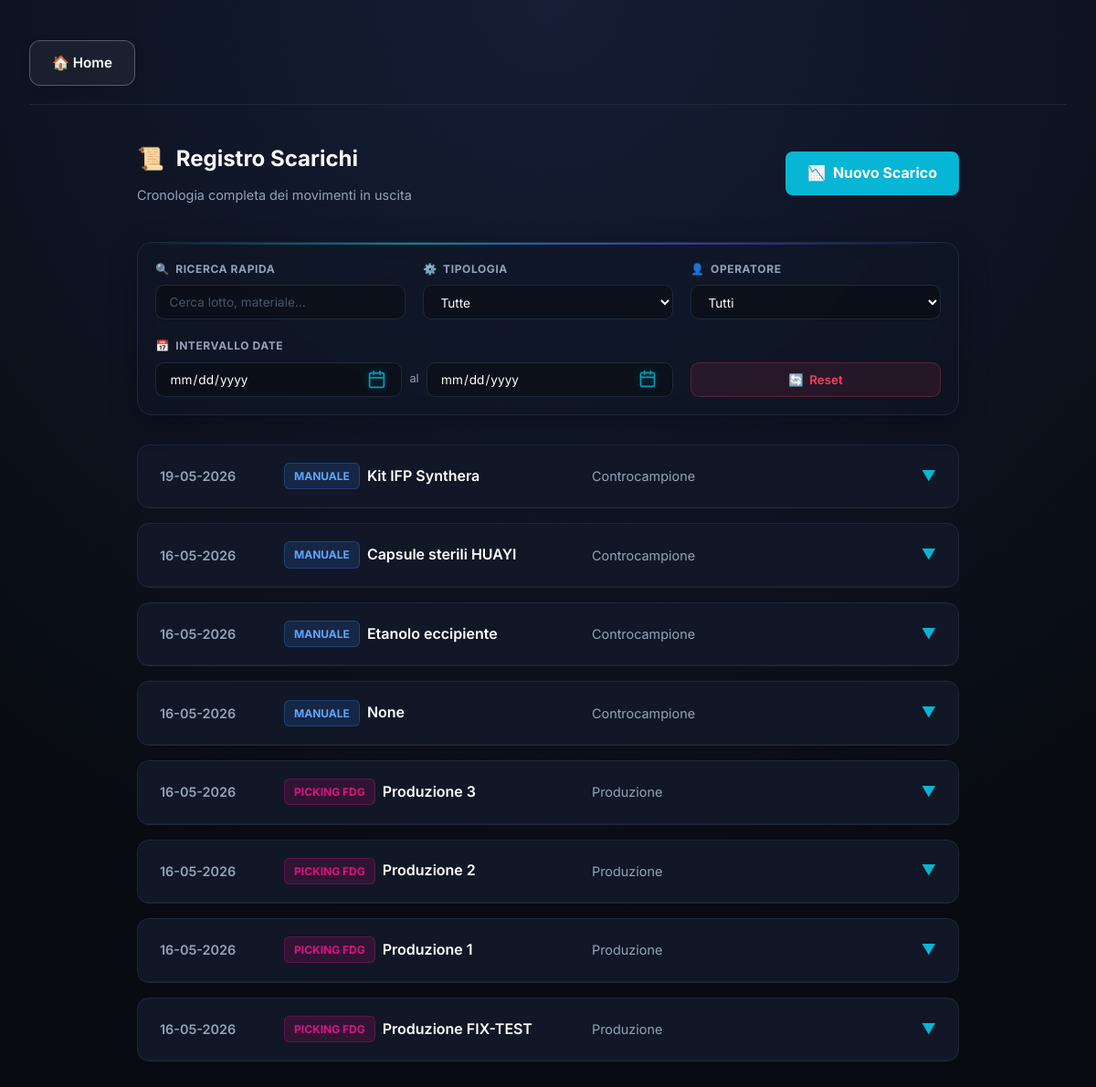
The page /storico_scarichi on the database as committed earlier.
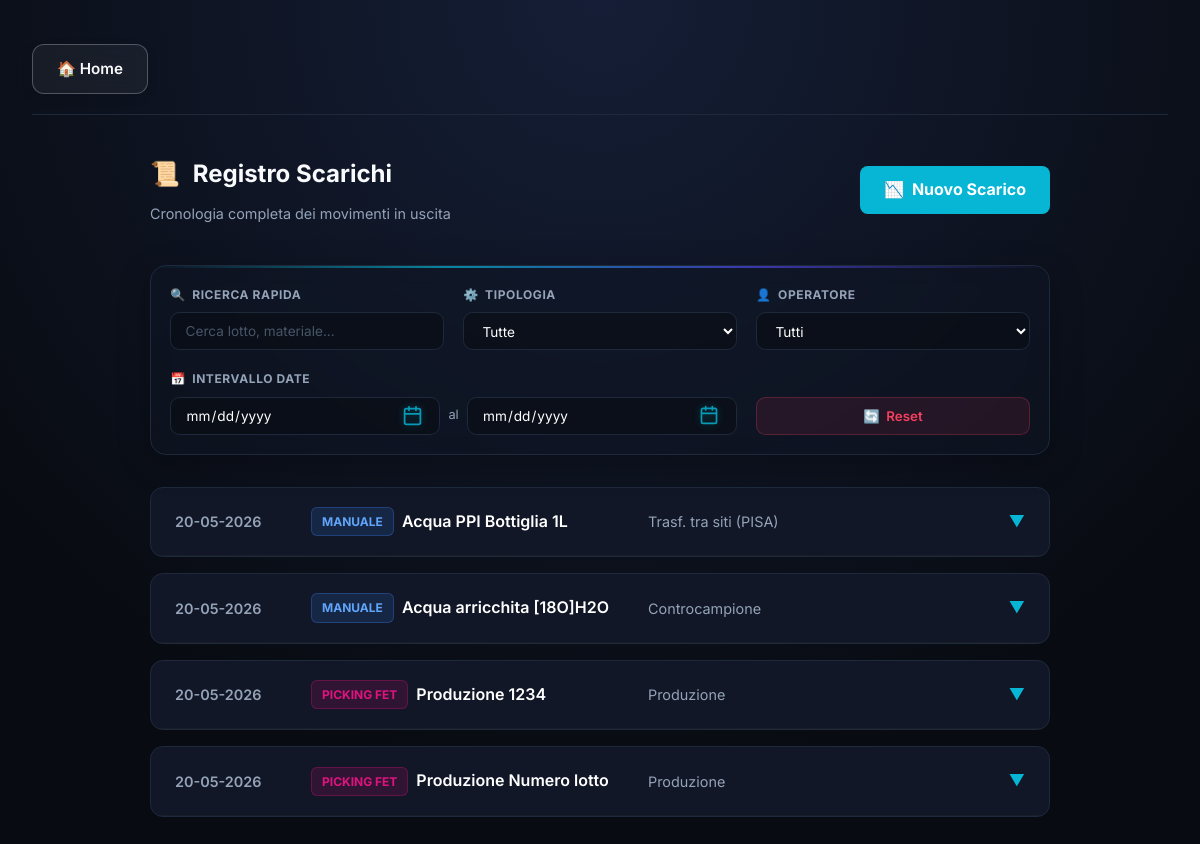
The same page on the database as committed later.
### tables this page shows
CREATE TABLE Scarichi (
    id INTEGER PRIMARY KEY AUTOINCREMENT,
    data TEXT,
    lotto_interno TEXT,
    causale TEXT,
    lotto_prod TEXT,
    quantita FLOAT,
    operatore TEXT,
    materiale_codice TEXT,
    controcampione_lotto TEXT, data_ultimo_utilizzo TEXT,
    FOREIGN KEY (lotto_interno) REFERENCES Lotti_Interni(lotto_interno),
    FOREIGN KEY (materiale_codice) REFERENCES Elenco_MP(codice)
);

CREATE TABLE Elenco_MP (
            codice TEXT PRIMARY KEY,
            nome_mp TEXT,
            nome_file TEXT,
            unita_misura TEXT,
            nome_etichetta TEXT,
            uso TEXT,
            codice_fornitore TEXT,
            controcampione TEXT,
            distribuzione TEXT
        , scorta_minima FLOAT DEFAULT 0, ordine_magazzino INTEGER DEFAULT 999, categoria_magazzino TEXT);

### app.py (the view)
@app.route('/storico_scarichi')
def storico_scarichi():
    conn = get_db_connection()
    scarichi_rows = conn.execute('''
        SELECT S.*, M.nome_mp, L.data_scadenza
        FROM Scarichi S
        LEFT JOIN Elenco_MP M ON S.materiale_codice = M.codice
        LEFT JOIN Lotti_Interni L ON S.lotto_interno = L.lotto_interno
        ORDER BY S.data DESC, S.id DESC
    ''').fetchall()
    grouped_list = []
    fdg_groups = {}
    for row in scarichi_rows:
        r = dict(row)
        if r['lotto_prod']:
            key = (r['data'], r['lotto_prod'])
            if key not in fdg_groups:
                fdg_groups[key] = {
                    'id': f"fdg_{r['lotto_prod']}_{r['data'].replace('-', '')}",
                    'data': r['data'],
                    'operatore': r['operatore'],
                    'lotto_prod': r['lotto_prod'],
                    'causale': r['causale'],
                    'tipologia': 'Picking FDG',
                    'materiale_nome': f"Produzione {r['lotto_prod']}",
                    'dettagli': []
                }
            fdg_groups[key]['dettagli'].append(r)
            if r['materiale_codice'] in ('4599', '4600', '4601', '5694', '4602'):
                fdg_groups[key]['tipologia'] = 'Picking FDG TRASIS'
            elif r['materiale_codice'] in ('5734', '5736', '5735', '5780', '5177'):
                fdg_groups[key]['tipologia'] = 'Picking FBB TRASIS'
            elif r['materiale_codice'] in ('5612', '5611', '5614', '5613', '2073', '4486', '5686', '5659', '5679', '3136', '2691', '5584'):
                fdg_groups[key]['tipologia'] = 'Picking FET'
            elif r['materiale_codice'] in ('4482', '4483', '4484', '4523', '4487', '4485', '3945', '4491', '4622'):
                fdg_groups[key]['tipologia'] = 'Picking DOTA'
            elif r['materiale_codice'] in ('5365', '5366', '5368', '5367', '5585', '63'):
                fdg_groups[key]['tipologia'] = 'Picking PYL'
            elif r['materiale_codice'] in ('5653', '5652', '5651'):
                fdg_groups[key]['tipologia'] = 'Picking FCH'
            elif r['materiale_codice'] in ('4663',):
                fdg_groups[key]['tipologia'] = 'Picking FMC KIT ACC'
            elif r['materiale_codice'] in ('2266', '2267', '2070', '2263', '2264', '2265', '2046', '2262', '2273', '2381', '2071', '3209'):
                fdg_groups[key]['tipologia'] = 'Picking FMC'
            elif r['materiale_codice'] in ('2730', '2731', '2812', '4636'):
                fdg_groups[key]['tipologia'] = 'Picking FBB'
        else:
            grouped_list.append({
                'id': f"man_{r['id']}",
                'data': r['data'],
                'operatore': r['operatore'],
                'lotto_prod': None,
                'causale': r['causale'],
                'tipologia': 'Manuale',
                'materiale_nome': r['nome_mp'],
                'dettagli': [r]
            })
    for group in fdg_groups.values():
        grouped_list.append(group)
    grouped_list.sort(key=lambda x: x['data'], reverse=True)
    conn.close()
    return render_template('storico_scarichi.html', scarichi=grouped_list)

### app.py (called while the page is built)
def get_db_connection():
    conn = sqlite3.connect(DB_PATH)
    conn.row_factory = sqlite3.Row
    return conn

@app.template_filter('dateformat')
def dateformat_filter(value, format='%d-%m-%Y'):
    if not value or value == '-':
        return value
    try:
        dt = datetime.strptime(value, '%Y-%m-%d')
        return dt.strftime(format)
    except:
        return value

### templates/storico_scarichi.html (shortened to what this page needs)
{% extends 'base.html' %}
{% block content %}
<div class="history-container">
    <div style="display: flex; justify-content: space-between; align-items: center; margin-bottom: 2.5rem;">
        <div>
            <h2 style="margin-bottom: 0.5rem; display: flex; align-items: center; gap: 0.8rem;">
                <span style="color: var(--accent-color);">📜</span> Registro Scarichi
            </h2>
            <p style="color: var(--text-secondary); font-size: 0.9rem;">Cronologia completa dei movimenti in uscita</p>
        </div>
        <a href="{{ url_for('scarico_manuale') }}" class="btn-new">
            <span>📉</span> Nuovo Scarico
        </a>
    </div>
    <div class="filter-panel">
        <div class="filter-group">
            <label><span>🔍</span> Ricerca Rapida</label>
            <input type="text" id="search-text" class="filter-input" placeholder="Cerca lotto, materiale...">
        </div>
        <div class="filter-group">
            <label><span>⚙️</span> Tipologia</label>
            <select id="filter-tipologia" class="filter-select">
                <option value="">Tutte</option>
            </select>
        </div>
        <div class="filter-group">
            <label><span>👤</span> Operatore</label>
            <select id="filter-operatore" class="filter-select">
                <option value="">Tutti</option>
            </select>
        </div>
        <div class="filter-group" style="grid-column: span 2;">
            <label><span>📅</span> Intervallo Date</label>
            <div class="date-range-container">
                <input type="date" id="filter-date-from" class="filter-input">
                <span class="date-separator">al</span>
                <input type="date" id="filter-date-to" class="filter-input">
            </div>
        </div>
        <div class="filter-group" style="min-width: 100px;">
            <button id="btn-clear-filters" class="btn-clear">
                <span>🔄</span> Reset
            </button>
        </div>
    </div>
    {% for group in scarichi %}
    <div class="history-card" id="{{ group.id }}" onclick="toggleDetails(this)"
         data-tipologia="{{ group.tipologia }}"
         data-operatore="{{ group.operatore }}"
         data-data="{{ group.data }}"
         data-materiale="{{ group.materiale_nome | lower }}"
         data-causale="{{ group.causale | lower if group.causale else '' }}"
         data-lottoprod="{{ group.lotto_prod | lower if group.lotto_prod else '' }}"
         data-lotti="{{ group.dettagli | map(attribute='lotto_interno') | join(',') | lower }}">
        <div class="card-header">
            <div class="card-date">{{ group.data | dateformat }}</div>
            <div class="card-type">
                <span class="type-badge {{ 'badge-man' if group.tipologia == 'Manuale' else 'badge-fdg' }}">
                    {{ group.tipologia }}
                </span>
                <span style="font-weight: 600; color: white;">{{ group.materiale_nome }}</span>
            </div>
            <div class="card-causale">{{ group.causale }}</div>
            <div class="card-arrow">▼</div>
        </div>
        <div class="card-details">
        </div>
    </div>
    {% endfor %}
</div>
{% endblock %}

Rows that differ between the two databases and show on the page:
removed Scarichi: data "19-05-2026", tipologia "MANUALE", materiale_nome "Kit IFP Synthera", causale "Controcampione"
no longer on this page (row edited): Scarichi: data "16-05-2026", tipologia "MANUALE", materiale_nome "Capsule sterili HUAYI", causale "Controcampione"
no longer on this page (row edited): Scarichi: data "16-05-2026", tipologia "MANUALE", materiale_nome "Etanolo eccipiente", causale "Controcampione"
no longer on this page (row edited): Scarichi: data "16-05-2026", tipologia "MANUALE", materiale_nome "None", causale "Controcampione"
removed Scarichi: data "16-05-2026", tipologia "PICKING FDG", materiale_nome "Produzione 3", causale "Produzione", lotto_prod "3" (drawn)
removed Scarichi: data "16-05-2026", tipologia "PICKING FDG", materiale_nome "Produzione 2", causale "Produzione", lotto_prod "2" (drawn)
no longer on this page (row edited): Scarichi: data "16-05-2026", tipologia "PICKING FDG", materiale_nome "Produzione 1", causale "Produzione", lotto_prod "1" (drawn)
no longer on this page (row edited): Scarichi: data "16-05-2026", tipologia "PICKING FDG", materiale_nome "Produzione FIX-TEST", causale "Produzione", lotto_prod "FIX-TEST" (drawn)
now on this page (row edited): Scarichi: data "20-05-2026", tipologia "MANUALE", materiale_nome "Acqua PPI Bottiglia 1L", causale "Trasf. tra siti (PISA)"
now on this page (row edited): Scarichi: data "20-05-2026", tipologia "MANUALE", materiale_nome "Acqua arricchita [18O]H2O", causale "Controcampione"
now on this page (row edited): Scarichi: data "20-05-2026", tipologia "PICKING FET", materiale_nome "Produzione 1234", causale "Produzione", lotto_prod "1234" (drawn)
now on this page (row edited): Scarichi: data "20-05-2026", tipologia "PICKING FET", materiale_nome "Produzione Numero lotto", causale "Produzione", lotto_prod "Numero lotto" (drawn)
